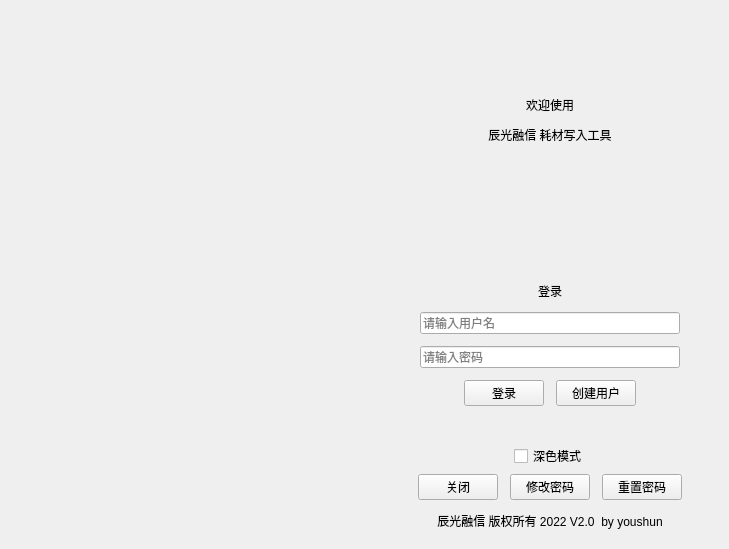
   <widget class="QWidget" name="loginpage">
    <widget class="QLabel" name="title_label">
     <property name="geometry">
      <rect>
       <x>0</x>
       <y>0</y>
       <width>380</width>
       <height>540</height>
      </rect>
     </property>
     <property name="text">
      <string/>
     </property>
     <property name="textFormat">
      <enum>Qt::RichText</enum>
     </property>
    </widget>
    <widget class="QWidget" name="verticalLayoutWidget">
     <property name="geometry">
      <rect>
       <x>380</x>
       <y>70</y>
       <width>340</width>
       <height>460</height>
      </rect>
     </property>
     <layout class="QVBoxLayout" name="verticalLayout_9">
      <property name="bottomMargin">
       <number>0</number>
      </property>
      <item>
       <layout class="QVBoxLayout" name="verticalLayout_11">
        <property name="spacing">
         <number>12</number>
        </property>
        <property name="leftMargin">
         <number>40</number>
        </property>
        <property name="rightMargin">
         <number>40</number>
        </property>
        <item>
         <widget class="QLabel" name="logo_label">
          <property name="text">
           <string/>
          </property>
          <property name="alignment">
           <set>Qt::AlignCenter</set>
          </property>
         </widget>
        </item>
        <item>
         <widget class="QLabel" name="label_18">
          <property name="text">
           <string>欢迎使用</string>
          </property>
          <property name="textFormat">
           <enum>Qt::AutoText</enum>
          </property>
          <property name="alignment">
           <set>Qt::AlignCenter</set>
          </property>
         </widget>
        </item>
        <item>
         <widget class="QLabel" name="label_20">
          <property name="text">
           <string>辰光融信 耗材写入工具</string>
          </property>
          <property name="alignment">
           <set>Qt::AlignCenter</set>
          </property>
         </widget>
        </item>
        <item>
         <spacer name="verticalSpacer">
          <property name="orientation">
           <enum>Qt::Vertical</enum>
          </property>
          <property name="sizeHint" stdset="0">
           <size>
            <width>20</width>
            <height>40</height>
           </size>
          </property>
         </spacer>
        </item>
        <item>
         <widget class="QLabel" name="label_17">
          <property name="text">
           <string>登录</string>
          </property>
          <property name="alignment">
           <set>Qt::AlignCenter</set>
          </property>
         </widget>
        </item>
        <item>
         <widget class="QLineEdit" name="username">
          <property name="maxLength">
           <number>32</number>
          </property>
          <property name="placeholderText">
           <string>请输入用户名</string>
          </property>
         </widget>
        </item>
        <item>
         <widget class="QLineEdit" name="password">
          <property name="maxLength">
           <number>32</number>
          </property>
          <property name="placeholderText">
           <string>请输入密码</string>
          </property>
         </widget>
        </item>
        <item>
         <layout class="QHBoxLayout" name="horizontalLayout">
          <item>
           <spacer name="horizontalSpacer_4">
            <property name="orientation">
             <enum>Qt::Horizontal</enum>
            </property>
            <property name="sizeHint" stdset="0">
             <size>
              <width>40</width>
              <height>20</height>
             </size>
            </property>
           </spacer>
          </item>
          <item>
           <widget class="QPushButton" name="LoginButton">
            <property name="text">
             <string>登录</string>
            </property>
            <property name="autoDefault">
             <bool>false</bool>
            </property>
           </widget>
          </item>
          <item>
           <widget class="QPushButton" name="CreateUser">
            <property name="text">
             <string>创建用户</string>
            </property>
            <property name="autoDefault">
             <bool>false</bool>
            </property>
           </widget>
          </item>
          <item>
           <spacer name="horizontalSpacer_5">
            <property name="orientation">
             <enum>Qt::Horizontal</enum>
            </property>
            <property name="sizeHint" stdset="0">
             <size>
              <width>40</width>
              <height>20</height>
             </size>
            </property>
           </spacer>
          </item>
         </layout>
        </item>
        <item>
         <widget class="QLabel" name="label_21">
          <property name="text">
           <string/>
          </property>
          <property name="alignment">
           <set>Qt::AlignCenter</set>
          </property>
         </widget>
        </item>
        <item>
         <layout class="QHBoxLayout" name="horizontalLayout_11">
          <property name="topMargin">
           <number>0</number>
          </property>
          <property name="bottomMargin">
           <number>0</number>
          </property>
          <item>
           <spacer name="horizontalSpacer_16">
            <property name="orientation">
             <enum>Qt::Horizontal</enum>
            </property>
            <property name="sizeHint" stdset="0">
             <size>
              <width>40</width>
              <height>20</height>
             </size>
            </property>
           </spacer>
          </item>
          <item>
           <widget class="QCheckBox" name="checkBox">
            <property name="enabled">
             <bool>true</bool>
            </property>
            <property name="text">
             <string>深色模式</string>
            </property>
           </widget>
          </item>
          <item>
           <spacer name="horizontalSpacer_17">
            <property name="orientation">
             <enum>Qt::Horizontal</enum>
            </property>
            <property name="sizeHint" stdset="0">
             <size>
              <width>40</width>
              <height>20</height>
             </size>
            </property>
           </spacer>
          </item>
         </layout>
        </item>
       </layout>
      </item>
      <item>
       <layout class="QVBoxLayout" name="verticalLayout">
        <property name="spacing">
         <number>12</number>
        </property>
        <property name="leftMargin">
         <number>10</number>
        </property>
        <property name="rightMargin">
         <number>10</number>
        </property>
        <item>
         <layout class="QHBoxLayout" name="horizontalLayout_3">
          <item>
           <spacer name="horizontalSpacer_6">
            <property name="orientation">
             <enum>Qt::Horizontal</enum>
            </property>
            <property name="sizeHint" stdset="0">
             <size>
              <width>40</width>
              <height>20</height>
             </size>
            </property>
           </spacer>
          </item>
          <item>
           <widget class="QPushButton" name="ExitButton">
            <property name="text">
             <string>关闭</string>
            </property>
            <property name="autoDefault">
             <bool>false</bool>
            </property>
           </widget>
          </item>
          <item>
           <widget class="QPushButton" name="ModifyPassword">
            <property name="text">
             <string>修改密码</string>
            </property>
            <property name="autoDefault">
             <bool>false</bool>
            </property>
           </widget>
          </item>
          <item>
           <widget class="QPushButton" name="ResetPassword">
            <property name="text">
             <string>重置密码</string>
            </property>
            <property name="autoDefault">
             <bool>false</bool>
            </property>
           </widget>
          </item>
          <item>
           <spacer name="horizontalSpacer_7">
            <property name="orientation">
             <enum>Qt::Horizontal</enum>
            </property>
            <property name="sizeHint" stdset="0">
             <size>
              <width>40</width>
              <height>20</height>
             </size>
            </property>
           </spacer>
          </item>
         </layout>
        </item>
        <item>
         <widget class="QLabel" name="label_19">
          <property name="text">
           <string>辰光融信 版权所有 2022 V2.0  by youshun</string>
          </property>
          <property name="alignment">
           <set>Qt::AlignCenter</set>
          </property>
         </widget>
        </item>
       </layout>
      </item>
     </layout>
    </widget>
   </widget>
